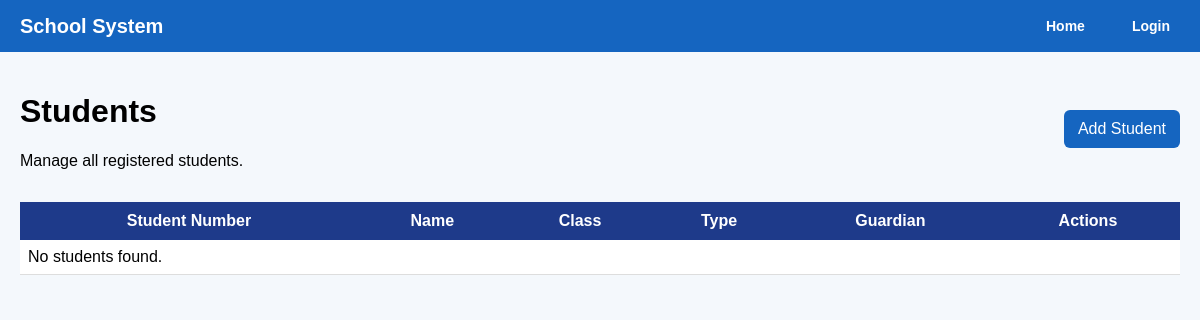
Before: /students with the older database file.
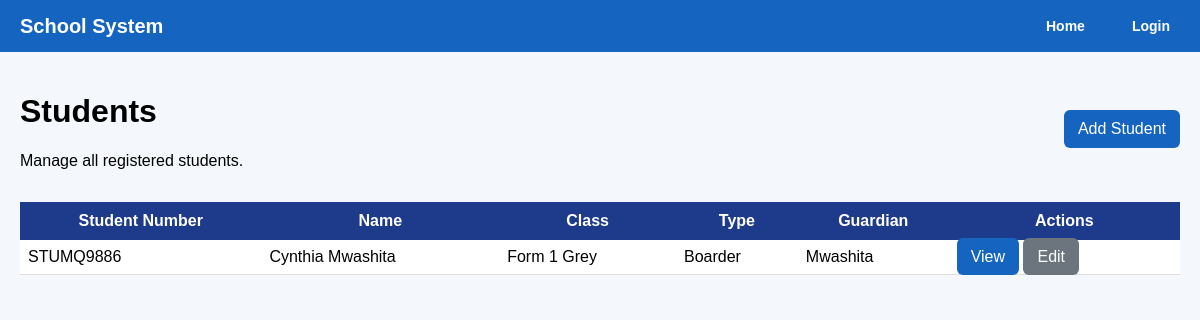
After: the same page with the newer database file.
### tables this page shows
CREATE TABLE students (
            id INTEGER PRIMARY KEY AUTOINCREMENT,
            first_name TEXT NOT NULL,
            last_name TEXT NOT NULL,
            gender TEXT,
            dob TEXT,
            class_name TEXT
        , boarding_status TEXT, guardian2_name TEXT, guardian2_phone TEXT, student_number TEXT, birthday TEXT, enrollment_date TEXT, leaving_year TEXT, home_address TEXT, mailing_address TEXT, student_phone TEXT, medical_info TEXT, emergency_contact TEXT, guardian1_relationship TEXT, guardian1_whatsapp TEXT, guardian1_email TEXT, guardian2_relationship TEXT, guardian2_whatsapp TEXT, guardian2_email TEXT, guardian1_name TEXT, guardian1_phone TEXT);

### app.py (the view)
@app.route("/students")
def students():
    conn = get_db()
    students = conn.execute("SELECT * FROM students").fetchall()
    conn.close()
    return render_template("students.html", students=students)

### app.py (called while the page is built)
def get_db():
    conn = sqlite3.connect("school.db")
    conn.row_factory = sqlite3.Row
    return conn

### templates/students.html (shortened to what this page needs)
{% extends "base.html" %}
{% block content %}
<div style="display:flex; justify-content:space-between; align-items:center; margin-bottom:16px; gap:12px; flex-wrap:wrap;">
    <div>
        <h1 class="page-title">Students</h1>
        <p class="page-subtitle">Manage all registered students.</p>
    </div>
    <a href="{{ url_for('add_student') }}" class="btn">Add Student</a>
</div>
<div class="card">
    <div class="table-wrapper">
        <table>
            <thead>
                <tr>
                    <th>Student Number</th>
                    <th>Name</th>
                    <th>Class</th>
                    <th>Type</th>
                    <th>Guardian</th>
                    <th>Actions</th>
                </tr>
            </thead>
            <tbody>
                {% for student in students %}
                <tr>
                    <td>{{ student.student_number }}</td>
                    <td>{{ student.first_name }} {{ student.last_name }}</td>
                    <td>{{ student.class_name }}</td>
                    <td>{{ student.boarding_status or '-' }}</td>
                    <td>{{ student.guardian1_name or '-' }}</td>
                    <td>
                        <a href="{{ url_for('student_profile', id=student.id) }}" class="btn">View</a>
                        <a href="{{ url_for('edit_student', id=student.id) }}" class="btn btn-secondary">Edit</a>
                    </td>
                </tr>
                {% else %}
                <tr>
                    <td colspan="6">No students found.</td>
                </tr>
                {% endfor %}
            </tbody>
        </table>
    </div>
</div>
{% endblock %}

### templates/base.html (shortened to what this page needs)
<!DOCTYPE html>
<html lang="en">
<head>
    <link rel="stylesheet" href="{{ url_for('static', filename='style.css') }}">
</head>
<body>
<div class="navbar">
    <h2>School System</h2>
    <div class="nav-links">
        {% if session.get('role') in ['admin', 'director'] %}
            <a href="{{ url_for('dashboard') }}">Dashboard</a>
            <a href="{{ url_for('students') }}">Students</a>
            <a href="{{ url_for('classes') }}">Classes</a>
            <a href="{{ url_for('fees') }}">Fees</a>
            <a href="{{ url_for('teachers') }}">Teachers</a>
            <a href="{{ url_for('users') }}">Users</a>
            <a href="{{ url_for('attendance') }}">Attendance</a>
            <a href="{{ url_for('enter_result') }}">Enter Results</a>
            <a href="{{ url_for('results') }}">Results</a>
            <a href="{{ url_for('subjects') }}">Subjects</a>
            <a href="{{ url_for('assignments') }}">Assignments</a>
            <a href="{{ url_for('logout') }}">Logout</a>
        {% else %}
            <a href="{{ url_for('index') }}">Home</a>
            <a href="{{ url_for('login') }}">Login</a>
        {% endif %}
    </div>
</div>
<div class="container">
    {% block content %}{% endblock %}
</div>
</body>
</html>

### static/style.css (style rules this page uses)
body { font-family: Arial, sans-serif; background-color: #f4f6f9; margin: 0; padding: 0; }
.navbar { background-color: #1e3a8a; color: white; padding: 15px; display: flex; justify-content: space-between; align-items: center; }
.navbar a { color: white; text-decoration: none; margin-left: 15px; font-weight: bold; }
.container { padding: 30px; }
table { width: 100%; border-collapse: collapse; background: white; }
th { background-color: #1e3a8a; color: white; padding: 10px; }
td { padding: 8px; border-bottom: 1px solid #ddd; }

### templates/base.html (style rules this page uses)
body { margin: 0; font-family: Arial, sans-serif; background: #f4f8fc; }
.navbar { background: #1565c0; color: white; padding: 12px 20px; display: flex; justify-content: space-between; align-items: center; }
.navbar h2 { margin: 0; font-size: 20px; }
.nav-links { display: flex; gap: 12px; flex-wrap: wrap; }
.nav-links a { color: white; text-decoration: none; font-size: 14px; padding: 6px 10px; border-radius: 5px; }
.container { padding: 20px; }
.btn { background: #1565c0; color: white; padding: 10px 14px; border: none; border-radius: 6px; cursor: pointer; text-decoration: none; }
.btn-secondary { background: #6c757d; }

Changed rows visible on the page:
added students: student_number "STUMQ9886", first_name "Cynthia", last_name "Mwashita", class_name "Form 1 Grey", boarding_status "Boarder", guardian1_name "Mwashita"
Other visible differences:
text no longer shown: "No students found."
